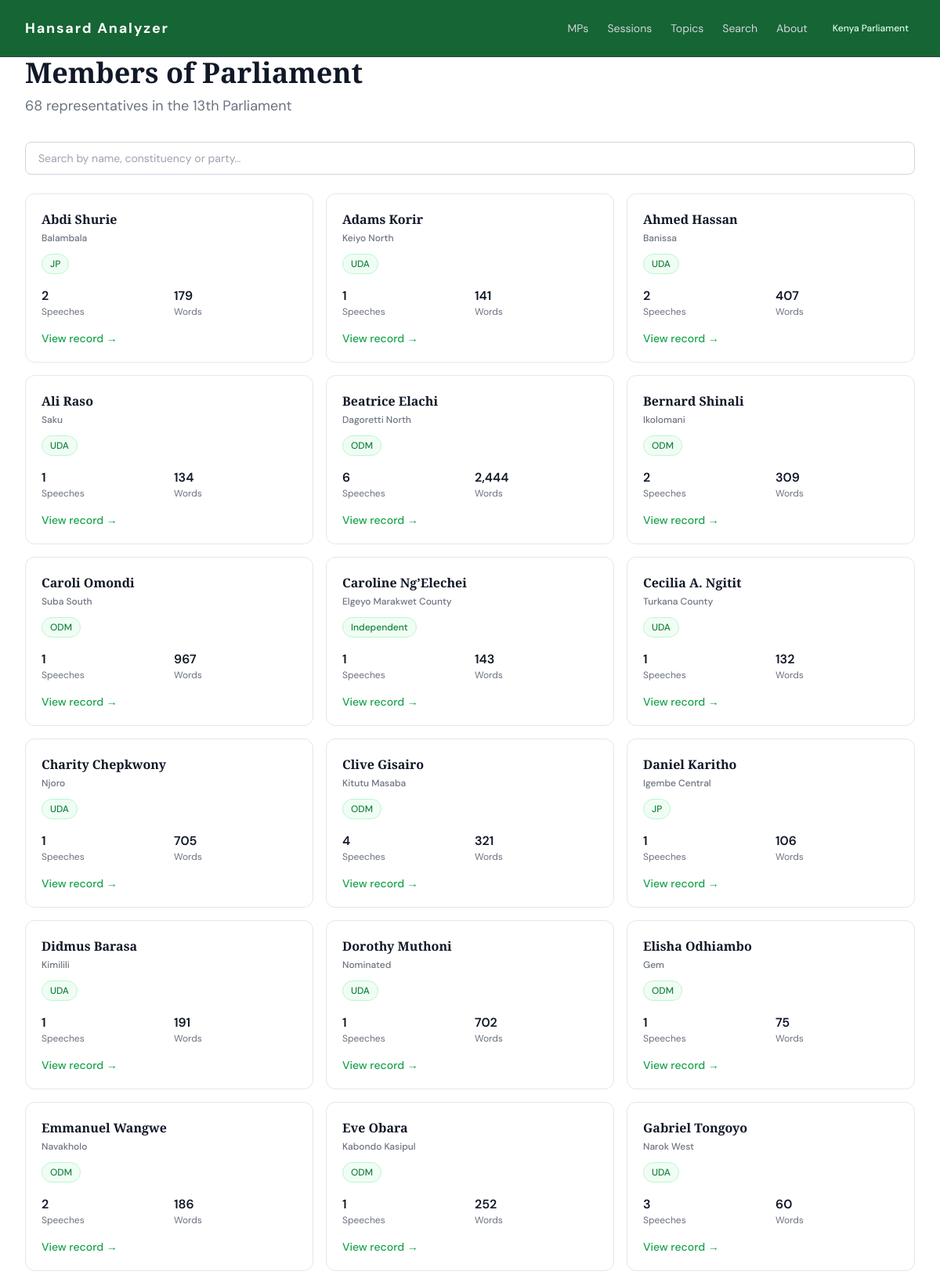
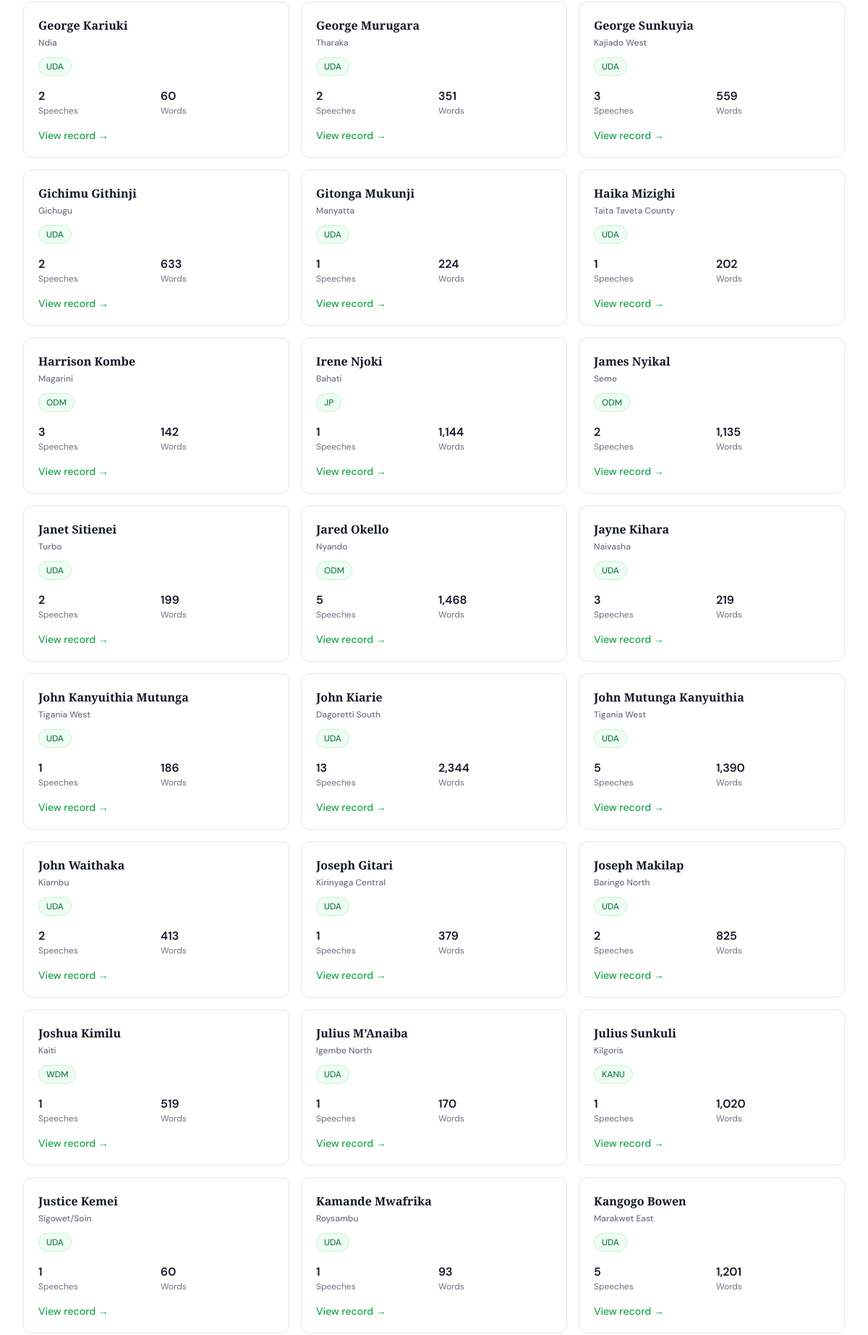
The page /members/ (upper part) on the database its author committed (2 pictures, top to bottom).
### tables this page shows
CREATE TABLE members (
    id           INTEGER PRIMARY KEY AUTOINCREMENT,
    name         TEXT NOT NULL,
    constituency TEXT,
    party        TEXT,
    first_seen   TEXT,
    last_seen    TEXT
);

### routes/members.py (the view)
@members_bp.route("/")
def mp_list():
    try:
        conn = get_connection()
        members = get_all_members(conn)
        conn.close()
        for member in members:
            member["speech_count"] = get_mp_speech_count(member["id"], DB_PATH)
            member["word_count"] = get_mp_word_count(member["id"], DB_PATH)
    except Exception:
        members = []
    return render_template("members.html", members=members)

### analyzer/analytics/mp_stats.py (called while the page is built)
def get_mp_speech_count(member_id: int, db_path: Path = DB_PATH) -> int:
    conn = get_connection(db_path)
    try:
        cursor = conn.cursor()
        cursor.execute(
            "SELECT COUNT(*) FROM speeches WHERE member_id = ?",
            (member_id,),
        )
        return cursor.fetchone()[0]
    finally:
        conn.close()

def get_mp_word_count(member_id: int, db_path: Path = DB_PATH) -> int:
    conn = get_connection(db_path)
    try:
        cursor = conn.cursor()
        cursor.execute(
            "SELECT COALESCE(SUM(word_count), 0) FROM speeches WHERE member_id = ?",
            (member_id,),
        )
        return cursor.fetchone()[0]
    finally:
        conn.close()

### analyzer/database/queries.py (called while the page is built)
def get_all_members(conn: sqlite3.Connection) -> list[dict]:
    cursor = conn.cursor()
    cursor.execute("SELECT * FROM members ORDER BY name")
    columns = [description[0] for description in cursor.description]
    return [dict(zip(columns, row)) for row in cursor.fetchall()]

### analyzer/database/seed.py (called while the page is built)
def get_connection(db_path: Path = DB_PATH) -> sqlite3.Connection:
    conn = sqlite3.connect(db_path)
    conn.execute("PRAGMA foreign_keys = ON")
    return conn

### templates/members.html (shortened to what this page needs)
{% extends "base.html" %}
{% block content %}
<div class="mb-8">
    <h1 class="font-serif text-3xl sm:text-4xl font-semibold text-gray-900 mb-2">Members of Parliament</h1>
    <p class="text-gray-500 text-lg">{{ members|length }} representatives in the 13th Parliament</p>
</div>
<div class="mb-6">
    <input
        type="text"
        id="mpFilter"
        class="w-full px-4 py-2.5 rounded-lg border border-gray-300 text-sm focus:ring-2 focus:ring-green-100 focus:border-green-500 outline-none transition-all placeholder-gray-400"
        placeholder="Search by name, constituency or party…"
        onkeyup="filterTable()"
    />
</div>
{% if members %}
<div class="grid grid-cols-1 sm:grid-cols-2 lg:grid-cols-3 gap-4" id="mpGrid">
    {% for member in members %}
    <a href="{{ url_for('members.mp_scorecard', member_id=member.id) }}"
       class="member-card group border border-gray-200 rounded-xl p-5 bg-white hover:border-green-400 hover:shadow-lg hover:scale-105 transition-all duration-200 text-left">
        <div class="flex items-start justify-between mb-3">
            <div class="flex-1">
                <div class="font-serif font-semibold text-gray-900 mb-1 group-hover:text-green-600 transition-colors">{{ member.name }}</div>
                <div class="text-xs text-gray-500 font-medium">{{ member.constituency or '—' }}</div>
            </div>
        </div>
        <div class="flex items-center gap-2 flex-wrap mb-4">
            <span class="inline-block px-2.5 py-1 bg-green-50 border border-green-200 text-green-700 text-xs font-medium rounded-full">
                {{ member.party or '—' }}
            </span>
        </div>
        <div class="grid grid-cols-2 gap-3 text-sm">
            <div>
                <div class="text-base font-semibold text-gray-900">{{ member.speech_count }}</div>
                <div class="text-xs text-gray-500">Speeches</div>
            </div>
            <div>
                <div class="text-base font-semibold text-gray-900">{{ "{:,}".format(member.word_count) }}</div>
                <div class="text-xs text-gray-500">Words</div>
            </div>
        </div>
        <div class="mt-4 text-green-600 text-sm font-medium group-hover:text-green-700 group-hover:underline transition-all">
            View record →
        </div>
    </a>
    {% endfor %}
</div>
{% else %}
<div class="border border-gray-200 rounded-xl p-6 bg-gray-50 text-center">
    <p class="text-gray-600 text-sm">No members in the database yet. Run <code class="bg-gray-200 px-2 py-1 rounded text-xs">flask sync</code> to ingest Hansard data.</p>
</div>
{% endif %}
{% endblock %}

### templates/base.html (shortened to what this page needs)
<!DOCTYPE html>
<html lang="en">
<head>
    <script src="https://cdn.tailwindcss.com"></script>
</head>
<body class=" text-stone-900 min-h-screen flex flex-col">
<nav class="bg-green-800 border-b border-gray-700 sticky top-0 z-50">
    <div class="max-w-7xl mx-auto px-4 py-2 sm:px-6 lg:px-8">
        <div class="flex items-center justify-between h-14">
            <a href="{{ url_for('home.index') }}"
               class="text-white font-sans font-bold text-lg tracking-tight flex items-center gap-2 hover:text-green-400 transition-colors tracking-widest">
                Hansard Analyzer
            </a>
            <div class="hidden sm:flex items-center gap-6 text-sm text-gray-300">
                <a href="{{ url_for('members.mp_list') }}"
                   class="hover:text-white transition-colors">MPs</a>
                <a href="{{ url_for('sessions.session_list') }}"
                   class="hover:text-white transition-colors">Sessions</a>
                <a href="{{ url_for('topics.topics_overview') }}"
                   class="hover:text-white transition-colors">Topics</a>
                <a href="{{ url_for('search.search') }}"
                   class="hover:text-white transition-colors">Search</a>
                <a href="{{ url_for('home.about') }}"
                   class="hover:text-white transition-colors">About</a>
                <span class="bg-green-800 text-green-100 text-xs font-medium px-2 py-0.5 rounded-full">
                    Kenya Parliament
                </span>
            </div>
        </div>
    </div>
</nav>
<main class="flex-1">
    <div class="max-w-7xl mx-auto px-4 sm:px-6 lg:px-8">
        {% block content %}{% endblock %}
    </div>
</main>
</body>
</html>

### templates/base.html (style rules this page uses)
body { font-family: 'DM Sans', sans-serif; }
h1, h2, h3, h4, h5, h6 { font-family: 'Spectral', serif; }

### rows shown on the page
members: name "Abdi Shurie", constituency "Balambala", party "JP", speech_count "2", word_count "179"
members: name "Adams Korir", constituency "Keiyo North", party "UDA", speech_count "1", word_count "141"
members: name "Ahmed Hassan", constituency "Banissa", party "UDA", speech_count "2", word_count "407"
members: name "Ali Raso", constituency "Saku", party "UDA", speech_count "1", word_count "134"
members: name "Beatrice Elachi", constituency "Dagoretti North", party "ODM", speech_count "6", word_count "2,444"
members: name "Bernard Shinali", constituency "Ikolomani", party "ODM", speech_count "2", word_count "309"
members: name "Caroli Omondi", constituency "Suba South", party "ODM", speech_count "1", word_count "967"
members: name "Caroline Ng’Elechei", constituency "Elgeyo Marakwet County", party "Independent", speech_count "1", word_count "143"
members: name "Cecilia A. Ngitit", constituency "Turkana County", party "UDA", speech_count "1", word_count "132"
members: name "Charity Chepkwony", constituency "Njoro", party "UDA", speech_count "1", word_count "705"
members: name "Clive Gisairo", constituency "Kitutu Masaba", party "ODM", speech_count "4", word_count "321"
members: name "Daniel Karitho", constituency "Igembe Central", party "JP", speech_count "1", word_count "106"
members: name "Didmus Barasa", constituency "Kimilili", party "UDA", speech_count "1", word_count "191"
members: name "Dorothy Muthoni", constituency "Nominated", party "UDA", speech_count "1", word_count "702"
members: name "Elisha Odhiambo", constituency "Gem", party "ODM", speech_count "1", word_count "75"
members: name "Emmanuel Wangwe", constituency "Navakholo", party "ODM", speech_count "2", word_count "186"
members: name "Eve Obara", constituency "Kabondo Kasipul", party "ODM", speech_count "1", word_count "252"
members: name "Gabriel Tongoyo", constituency "Narok West", party "UDA", speech_count "3", word_count "60"
members: name "George Kariuki", constituency "Ndia", party "UDA", speech_count "2", word_count "60"
members: name "George Murugara", constituency "Tharaka", party "UDA", speech_count "2", word_count "351"
members: name "George Sunkuyia", constituency "Kajiado West", party "UDA", speech_count "3", word_count "559"
members: name "Gichimu Githinji", constituency "Gichugu", party "UDA", speech_count "2", word_count "633"
members: name "Gitonga Mukunji", constituency "Manyatta", party "UDA", speech_count "1", word_count "224"
members: name "Haika Mizighi", constituency "Taita Taveta County", party "UDA", speech_count "1", word_count "202"
members: name "Harrison Kombe", constituency "Magarini", party "ODM", speech_count "3", word_count "142"
members: name "Irene Njoki", constituency "Bahati", party "JP", speech_count "1", word_count "1,144"
members: name "James Nyikal", constituency "Seme", party "ODM", speech_count "2", word_count "1,135"
members: name "Janet Sitienei", constituency "Turbo", party "UDA", speech_count "2", word_count "199"
members: name "Jared Okello", constituency "Nyando", party "ODM", speech_count "5", word_count "1,468"
members: name "Jayne Kihara", constituency "Naivasha", party "UDA", speech_count "3", word_count "219"
members: name "John Kanyuithia Mutunga", constituency "Tigania West", party "UDA", speech_count "1", word_count "186"
members: name "John Kiarie", constituency "Dagoretti South", party "UDA", speech_count "13", word_count "2,344"
members: name "John Mutunga Kanyuithia", constituency "Tigania West", party "UDA", speech_count "5", word_count "1,390"
members: name "John Waithaka", constituency "Kiambu", party "UDA", speech_count "2", word_count "413"
members: name "Joseph Gitari", constituency "Kirinyaga Central", party "UDA", speech_count "1", word_count "379"
members: name "Joseph Makilap", constituency "Baringo North", party "UDA", speech_count "2", word_count "825"
members: name "Joshua Kimilu", constituency "Kaiti", party "WDM", speech_count "1", word_count "519"
members: name "Julius M’Anaiba", constituency "Igembe North", party "UDA", speech_count "1", word_count "170"
members: name "Julius Sunkuli", constituency "Kilgoris", party "KANU", speech_count "1", word_count "1,020"
members: name "Justice Kemei", constituency "Sigowet/Soin", party "UDA", speech_count "1", word_count "60"
members: name "Kamande Mwafrika", constituency "Roysambu", party "UDA", speech_count "1", word_count "93"
members: name "Kangogo Bowen", constituency "Marakwet East", party "UDA", speech_count "5", word_count "1,201"

### other values the page prints
{{ members|length }} "68"
